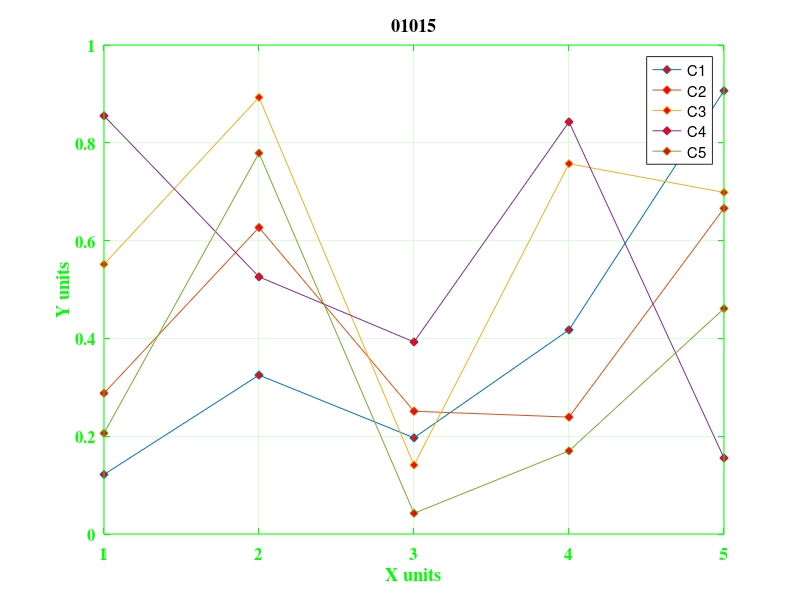
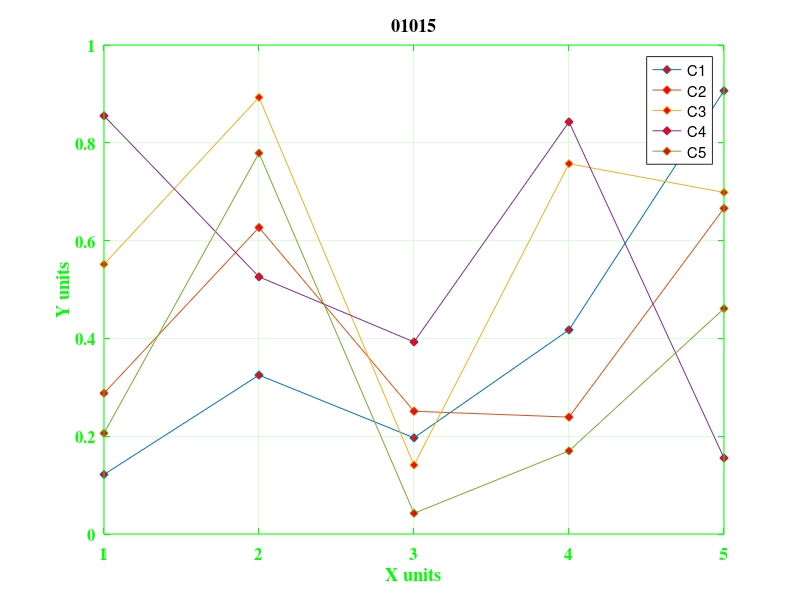
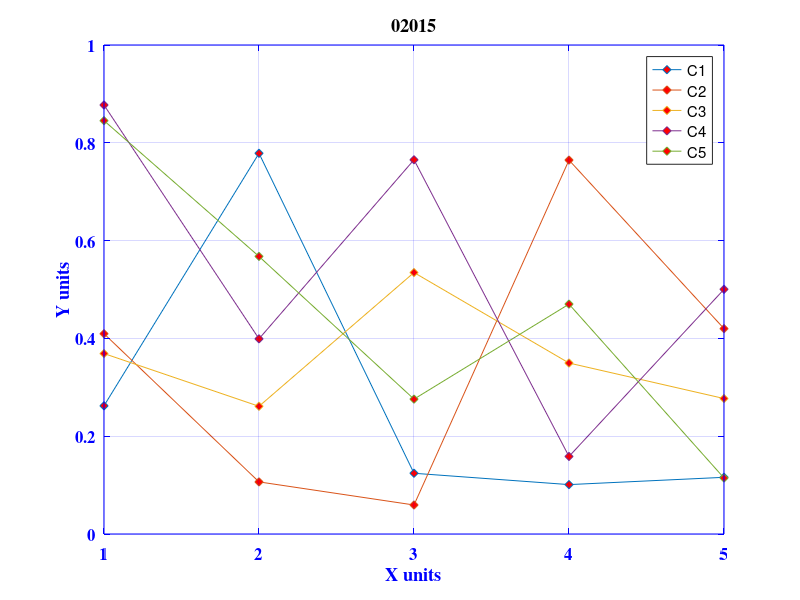
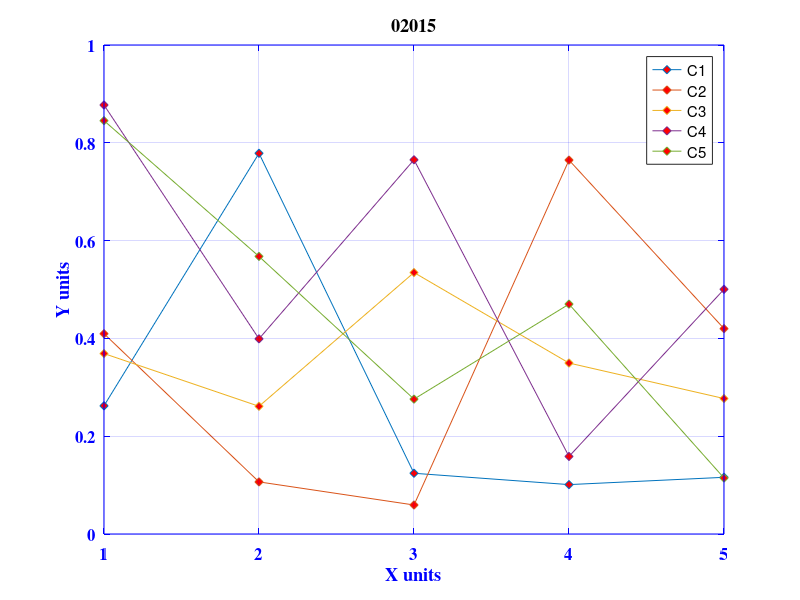

These charts were generated, in order, by the following MATLAB code: (Note: a time limit stopped this script after it produced the figures.)
clear;
close all;
fclose all;
clc;
year=input('Enter the year: ');
if(mod(year,4)==0)
    month=[31,29,31,30,31,30,31,31,30,31,30,31];
else
    month=[31,28,31,30,31,30,31,31,30,31,30,31]; %days of month
end
for i=1:12
    for j=1:month(i)
        Y=rand(5); %random matrice of 5*5 will be generated
        istr=num2str(i,"%02d"); %for month in the title 
        jstr=num2str(j,"%02d"); %for day in the title   
         % Create multiple lines using matrix input to plot
           
      %   for i=1:j
       if (mod((i+j+year),2)==0)
                   figure1 = figure('WindowState','maximized');
                    axes1 = axes('Parent',figure1);    
                     plot1 = plot(Y,'MarkerFaceColor',[1 0 0],'Marker','diamond',...
                    'Parent',axes1);
                    xlim(axes1,[0.5 5.5]);
                    box(axes1,'on')     
                plot(Y,'Marker','d','MarkerFaceColor','red')
               
                legend('on')
                 legend('C1','C2','C3','C4','C5')
                % Create ylabel
                ylabel('Y units','FontWeight','bold','FontName','Times');

                % Create xlabel
                xlabel('X units','FontWeight','bold','FontName','Times');

                titleText=sprintf("%s%s%d",jstr,istr,year);
                    set(axes1,'FontName','Times','FontSize',12,'FontWeight','bold','GridColor',...
                    [0 0 1],'Layer','top','XColor',...
                    [0 0 1],'XGrid','on','YColor',...
                    [0 0 1],'YGrid','on');
                 title(titleText)
       
       else       
                   figure1 = figure('WindowState','maximized');
                    axes1 = axes('Parent',figure1);    
         plot1 = plot(Y,'MarkerFaceColor',[1 0 0],'Marker','diamond',...
            'Parent',axes1);
            xlim(axes1,[0.5 5.5]);
            box(axes1,'on');
        % Create axes
            
        plot(Y,'Marker','d','MarkerFaceColor','red')
        
        legend('on')
         legend('C1','C2','C3','C4','C5')
        % Create ylabel
        ylabel('Y units','FontWeight','bold','FontName','Times');

        % Create xlabel
        xlabel('X units','FontWeight','bold','FontName','Times');
        
        titleText=sprintf("%s%s%d",jstr,istr,year);
           set(axes1,'FontName','Times','FontSize',12,'FontWeight','bold','GridColor',...
            [0 1 0],'Layer','top','XColor',...
            [0 1 0],'XGrid','on','YColor',...
            [0 1 0],'YGrid','on');
         title(titleText)
       end 
%         end
                
            % Create legend            
        filename3 = sprintf('..\\Results\\Plot1_%s',titleText);
        print(gcf,'-dpng', filename3);
        saveas(gcf,(strcat(filename3,'.fig')));
  
            close (figure1);
        
    end
end
